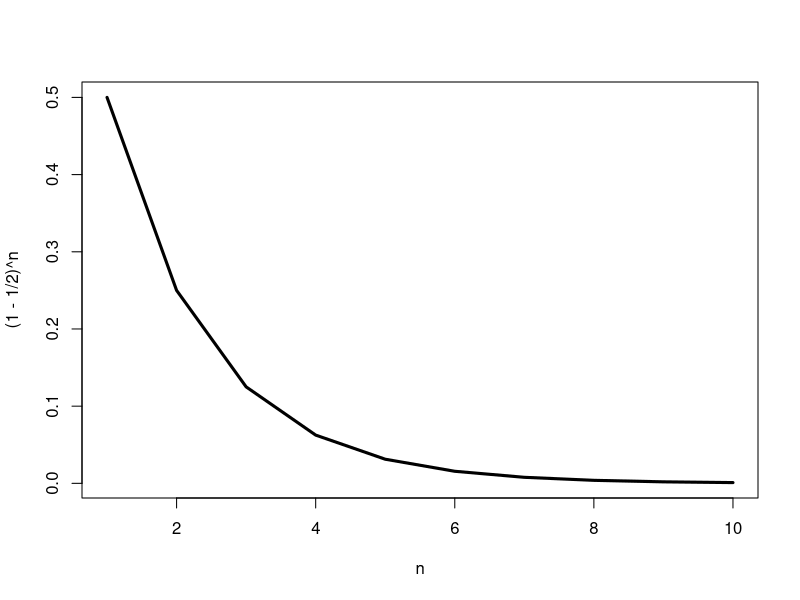
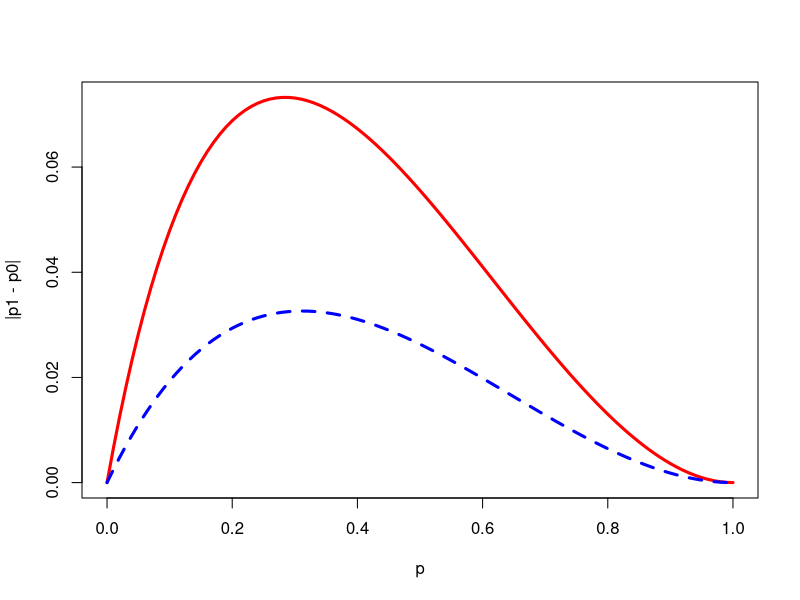

Here is the R script that generated these plots, in order:
## ---- chunk 1
options(htmltools.dir.version = FALSE)
## ---- chunk 2
n <- 1:10
plot(x=n, y=(1-1/2)^n, type="l", lwd=3)
## ---- chunk 3
deltap <- function(s, p){
  q <- 1-p
  return((s*p*q^2)/(1 - s*q^2))
}

p <- seq(0, 1, by=0.01)
plot(p, deltap(s=0.4, p), type="l", lwd=3, col="red", xlab="p", ylab="|p1 - p0|")
lines(p, deltap(s=0.2, p), lty=2, lwd=3, col="blue")
